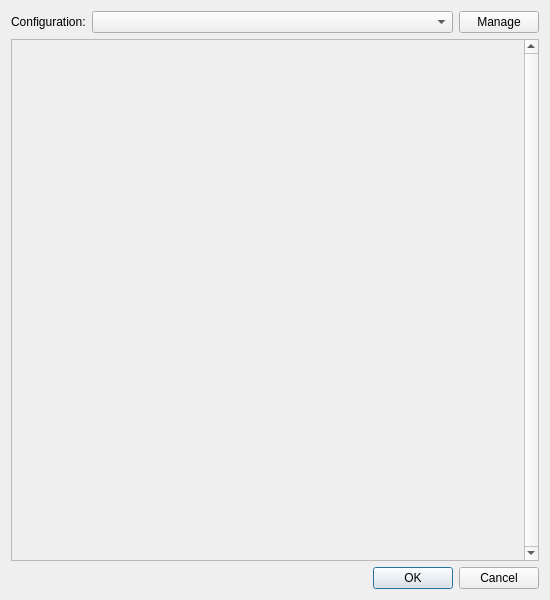
<?xml version="1.0" encoding="UTF-8"?>
<ui version="4.0">
 <class>RenderingSettingsWindow</class>
 <widget class="QWidget" name="RenderingSettingsWindow">
  <property name="geometry">
   <rect>
    <x>0</x>
    <y>0</y>
    <width>550</width>
    <height>600</height>
   </rect>
  </property>
  <property name="minimumSize">
   <size>
    <width>550</width>
    <height>600</height>
   </size>
  </property>
  <property name="windowTitle">
   <string>Rendering Settings</string>
  </property>
  <layout class="QVBoxLayout" name="verticalLayout">
   <item>
    <layout class="QHBoxLayout" name="layout_configurations">
     <item>
      <widget class="QLabel" name="label_configuration">
       <property name="sizePolicy">
        <sizepolicy hsizetype="Fixed" vsizetype="Preferred">
         <horstretch>0</horstretch>
         <verstretch>0</verstretch>
        </sizepolicy>
       </property>
       <property name="text">
        <string>Configuration:</string>
       </property>
      </widget>
     </item>
     <item>
      <widget class="QComboBox" name="combobox_configurations"/>
     </item>
     <item>
      <widget class="QPushButton" name="pushbutton_manage">
       <property name="sizePolicy">
        <sizepolicy hsizetype="Fixed" vsizetype="Fixed">
         <horstretch>0</horstretch>
         <verstretch>0</verstretch>
        </sizepolicy>
       </property>
       <property name="text">
        <string>Manage</string>
       </property>
      </widget>
     </item>
    </layout>
   </item>
   <item>
    <widget class="QScrollArea" name="scrollarea">
     <property name="verticalScrollBarPolicy">
      <enum>Qt::ScrollBarAlwaysOn</enum>
     </property>
     <property name="widgetResizable">
      <bool>true</bool>
     </property>
     <property name="alignment">
      <set>Qt::AlignHCenter|Qt::AlignTop</set>
     </property>
     <widget class="QWidget" name="scrollareawidget">
      <property name="geometry">
       <rect>
        <x>0</x>
        <y>0</y>
        <width>513</width>
        <height>520</height>
       </rect>
      </property>
      <layout class="QVBoxLayout" name="verticalLayout_3">
       <property name="sizeConstraint">
        <enum>QLayout::SetFixedSize</enum>
       </property>
      </layout>
     </widget>
    </widget>
   </item>
   <item>
    <widget class="QDialogButtonBox" name="buttonbox">
     <property name="standardButtons">
      <set>QDialogButtonBox::Cancel|QDialogButtonBox::Ok</set>
     </property>
    </widget>
   </item>
  </layout>
 </widget>
 <resources/>
 <connections/>
</ui>
